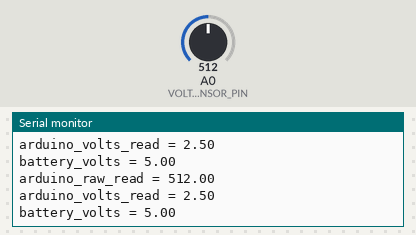
The sketch below on a simulated Arduino Uno, built with avr-gcc and run on an emulated ATmega328P. On the bench: the last lines printed to the serial monitor. The test bench sets the inputs (shaded band); at power-on: A0 (VOLT_SENSOR_PIN) = 512.

Above: at 2.3 s.
2.4 s: A0 (VOLT_SENSOR_PIN) set to 716
At 4.2 s:
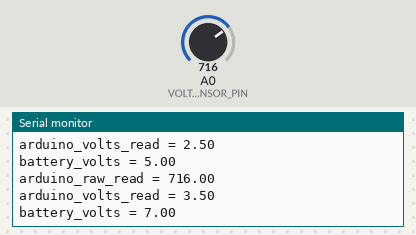
4.5 s: A0 (VOLT_SENSOR_PIN) set to 900
At 5.8 s:
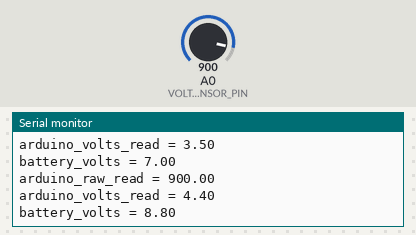
Timing chart, 0 to 7.5 s (numbered marks = the images above; inputs shaded):
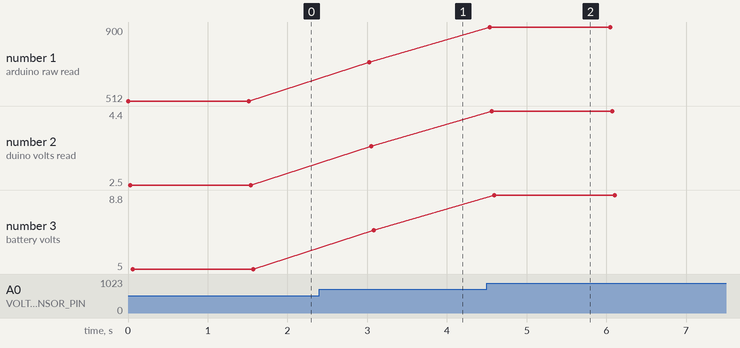

Measured:
- after the input at 2.4 s, the serial monitor: prints a new line after 0.62 s (image 1)
- after the input at 4.5 s, the serial monitor: prints a new line at once (image 2)
- plotted number 1: 512 → 716 after the input at 2.4 s, 716 → 900 after the input at 4.5 s
- plotted number 2: 2.5 → 3.5 after the input at 2.4 s, 3.5 → 4.4 after the input at 4.5 s
- plotted number 3: 5 → 7 after the input at 2.4 s, 7 → 8.8 after the input at 4.5 s

The sketch:

volts.ino
```cpp
/*arduino:avr:uno

Voltage Measurement :
Arduino s analog inputs can be used to measure DC voltage between 0 and 5V (when using the standard 5V analog reference voltage)
and this range can be increased by using a voltage divider network.
The voltage divider steps down the voltage being measured within the range of the Arduino analog inputs.

For a voltage divider circuit Vout = R2/(R1+R2) x Vin

Vin = (R1+R2)/R2 x Vout

The analogRead() function reads the voltage and converts it to a number between 0 and 1023

Calibration :
We re going to read output value with one of the analog inputs of Arduino and its analogRead() function.
That function outputs a value between 0 and 1023 that is 0.00488V for each increment (As 5/1024 = 0.00488V)

Vin = Vout*(R1+R2)/R2 ; R1=100k and R2=20k

Vin= ADC count*0.00488*(120/20) Volt // Highlighted part is Scale factor

Note: This leads us to believe that a reading of 1023 corresponds to an input voltage of exactly 5.0 volts. In practical you may not get 5V always from the Arduino pin 5V. So during calibration first measure the voltage between the 5v and GND pins of Arduino by using a multimeter, and use scale factor by using the below formula:

Scale factor = measured voltage/1024


arduino_raw_read = 645.00
arduino_volts_read = 3.15
battery_volts = 6.30

arduino_raw_read = 642.00
arduino_volts_read = 3.14
battery_volts = 6.28

arduino_raw_read = 635.00
arduino_volts_read = 3.10
battery_volts = 6.21


V = IR
5 = I * 20k ohms
I = 0.00025


*/
const float ARDUINO_VOLTAGE = 5.0;
const int VOLT_SENSOR_PIN = A0;
const float R1 = 10.0; // Resistor #1 value in k ohms (10k)
const float R2 = 10.0; // Resistor #2 value in k ohms (10k)


float battery_volts = 0.0; // the voltage we want to read
float arduino_raw_read = 0.0; // read from analogpin using analogRead
float arduino_volts_read = 0.0;
float analogpin_increments = 0.0; // measured voltage/1024... this is how analog pins work

void setup ()
{
  Serial.begin (9600);
}
void loop ()
{
  arduino_raw_read = analogRead(VOLT_SENSOR_PIN);

	analogpin_increments = ARDUINO_VOLTAGE/1023.0;
	arduino_volts_read = arduino_raw_read*analogpin_increments;
	battery_volts = arduino_volts_read*((R1+R2)/R2);

  Serial.print("arduino_raw_read = ");
  Serial.println(arduino_raw_read);
  Serial.print("arduino_volts_read = ");
  Serial.println(arduino_volts_read);
  Serial.print("battery_volts = ");
  Serial.println(battery_volts);
  delay(1500);
}
```
